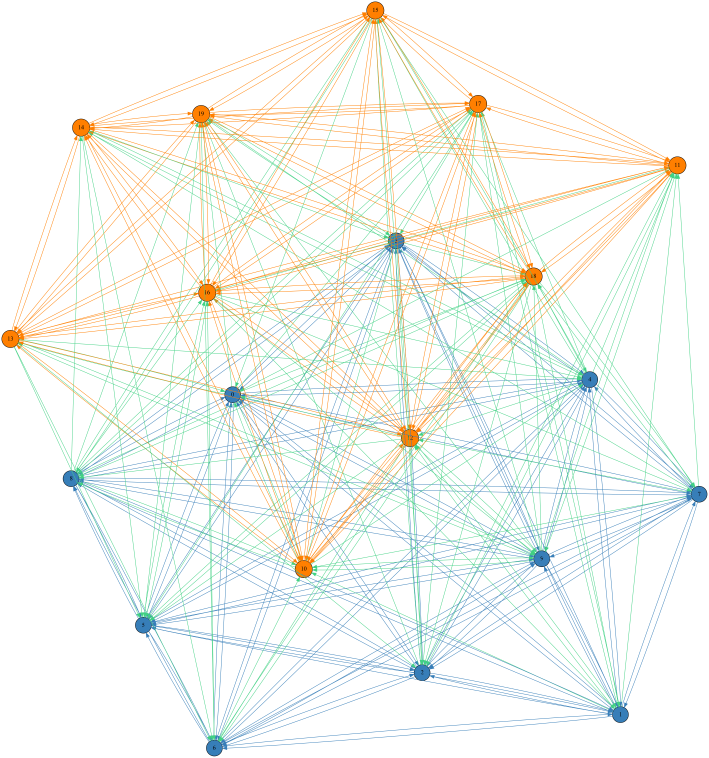
#> input picture plot/G1-plot.png, 2127 x 2274 px, found by its file name (shown at 1/3 size)
$ jupyter execute --allow-errors evaluate_jupter.ipynb
#> lines starting #> are read from the running program, lines starting #| are printed output that depends on the picture
[cell 1]
import networkx as nx
import importlib
import numpy as np
import os
import re
import pygraphviz as pg
import imageio
from PIL import Image

[cell 2]
# [58 lines left out: functions ARI, NMI, not called in this run]


def Modularity(G, cc, clustering_label="club"):
    return nx.algorithms.community.modularity(G, cc)

[cell 3]
# G = nx.karate_club_graph()
history = []
#> (the rest of this cell did not finish here and is left out)

[cell 4]
# 为了知道节点所有的attribute
g1_file = os.path.join(
        "/Users/mike-fx/Desktop/library/2024-spring/ug-project/DIRECTEDRICCIFLOW/results/SBM/gexf/DirectGraph/with_surgery",
        "{}.gexf".format(1),
    )

#> (the rest of this cell did not finish here and is left out)

[cell 5]
# 确定边的属性
edge_attribute_names = set()
#> (the rest of this cell did not finish here and is left out)

[cell 6]
#  为了知道所有的block的所有可能取值范围
block_values = set()
#> (the rest of this cell did not finish here and is left out)

[cell 7]
# 绘图
import pygraphviz as pg
#> (the rest of this cell did not finish here and is left out)

[cell 8]
#最后一张图

g100_file = os.path.join(
        "/Users/mike-fx/Desktop/library/2024-spring/ug-project/DIRECTEDRICCIFLOW/results/SBM/gexf/DirectGraph/with_surgery",
        "{}.gexf".format(100),
    )

#> (the rest of this cell did not finish here and is left out)

[cell 9]
def draw_gexf_to_png(index):
    g_file = os.path.join(
        "/Users/mike-fx/Desktop/library/2024-spring/ug-project/DIRECTEDRICCIFLOW/results/SBM/gexf/DirectGraph/with_surgery",
        "{}.gexf".format(index),
    )

    G = nx.read_gexf(g_file)
    G_graph = pg.AGraph(directed=True)

    # 为节点分配颜色
    for node, data in G.nodes(data=True):
        if data['block'] == 0:
            color = '#377eb8'
        else:
            color = '#ff7f00'
        G_graph.add_node(node, fillcolor=color, shape='circle', style='filled')

    normalize = float(2 * int(G.number_of_edges()))

    # for e in G.edges():
    #     G_graph.add_edge(e[0], e[1], len=float(2*normalize * G[e[0]][e[1]]["weight"]), dir='forward')

    # 为边添加颜色
    for e in G.edges():
        block_0 = G.nodes[e[0]]['block']
        block_1 = G.nodes[e[1]]['block']

        if block_0 == block_1:
            if block_0 == 0:
                color = '#377eb8'
            else:
                color = '#ff7f00'
        else:
            color = '#41d183'  # 介于'#377eb8'和'#ff7f00'之间的颜色

        G_graph.add_edge(e[0], e[1], color=color, len=float(2*normalize * G[e[0]][e[1]]["weight"]), dir='forward')


    output_file = os.path.join(
        "/Users/mike-fx/Desktop/library/2024-spring/ug-project/DIRECTEDRICCIFLOW/plot",
        "G{}-plot.png".format(index)
    )

    G_graph.draw(output_file, format="png", prog="neato")

#> (a cell that did not finish here is left out)

[cell 11]
def create_gif(image_dir, save_name, resize=(400, 400)):
#> called with resize = (400, 400)
    image_list = []
    frames = []
    for f in os.listdir(image_dir):
        if f.endswith(".png"):
            image_list.append(os.path.join(image_dir, f))
#> pass 2 of the loop in create_gif, `for f in os.listdir(image_dir):`:
            # 查看文件读取是否成功 -- 成功
            # image_path = os.path.join(image_dir, f)
            # print(f"Processing image: {image_path}")

    # 使用正则表达式从文件名中提取数字
    def extract_number(filename):
        match = re.search(r'G(\d+)-plot\.png', filename)
        return int(match.group(1)) if match else 0

    # 根据提取的数字对图像文件进行排序
    image_list.sort(key=extract_number)

    # [7 lines of commented-out code are left out]

    for image_name in image_list:
        if image_name.endswith(".png"):
            image = Image.open(image_name)
#> image is the input picture: PIL image 2127x2274 RGBA; mean R, G, B, A 243.4, 246, 241.5, 254.9
            image = image.resize(resize)
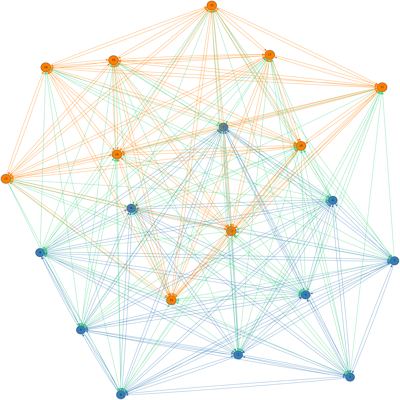
#> image: PIL image 400x400 RGBA; mean R, G, B, A 242.8, 245.7, 241, 254.9; transparent parts drawn white
            # 检查图像尺寸是否与预期的尺寸相同
            if image.size != resize:
                print(f"Resizing image {image_name} to {resize}")
                image = image.resize(resize)
            # 确保图像已经调整到正确的尺寸
            assert image.size == resize, f"Image {image_name} has incorrect size: {image.size}"
            frames.append(image)
#> pass 2 of the loop in create_gif, `for image_name in image_list:`:
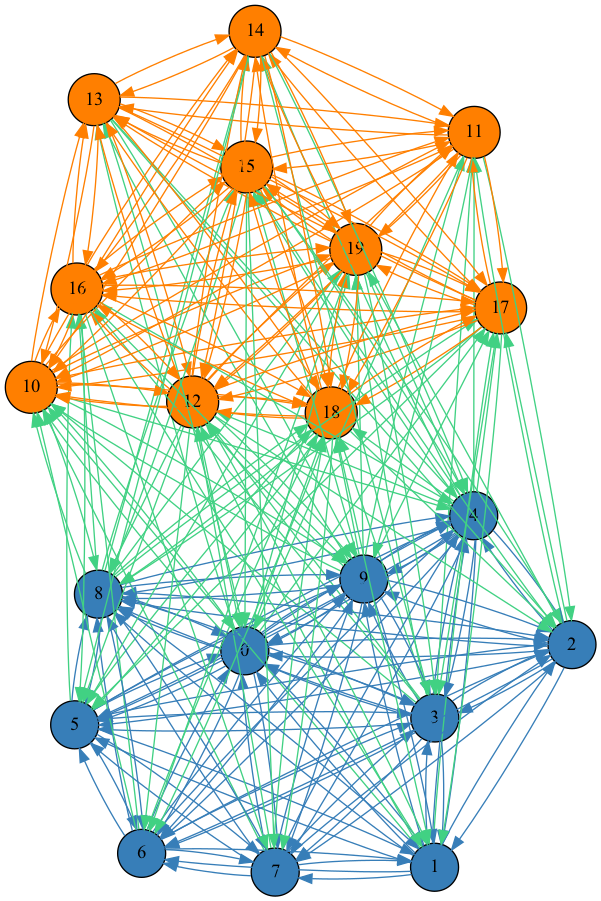
#> input picture plot/G100-plot.png, 601 x 901 px, found by its file name
#> in create_gif, image is the input picture: PIL image 601x901 RGB; mean R, G, B 220.9, 227.8, 214.6
#> in create_gif, `image = image.resize(resize)`:
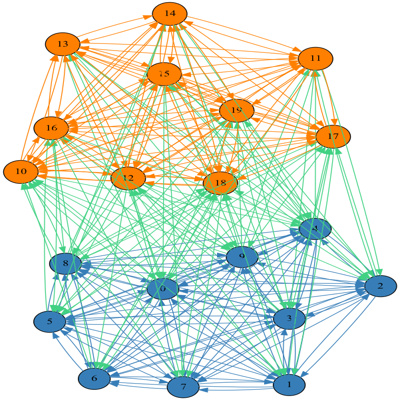
#> image: PIL image 400x400 RGB; mean R, G, B 220.1, 227.3, 214

    # 保存为GIF
    frames[0].save(save_name, format="GIF", save_all=True, append_images=frames[1:], duration=100, loop=0)
